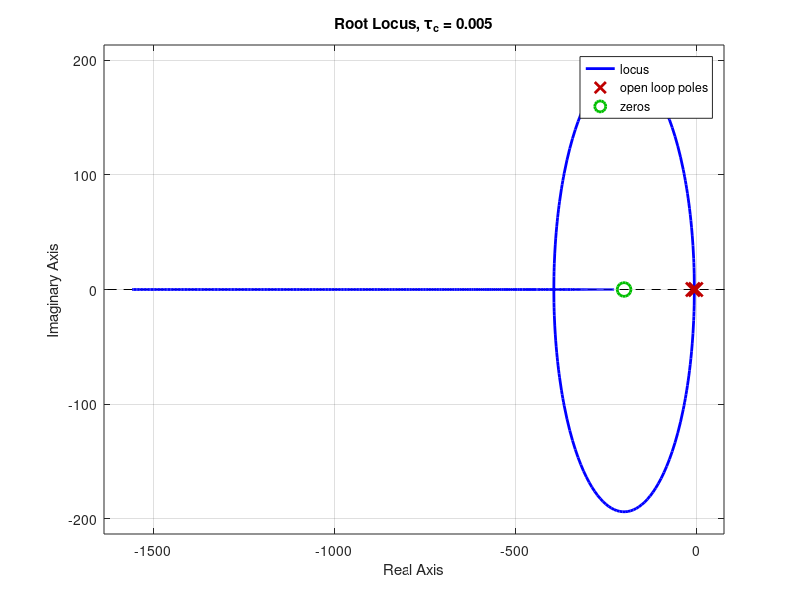
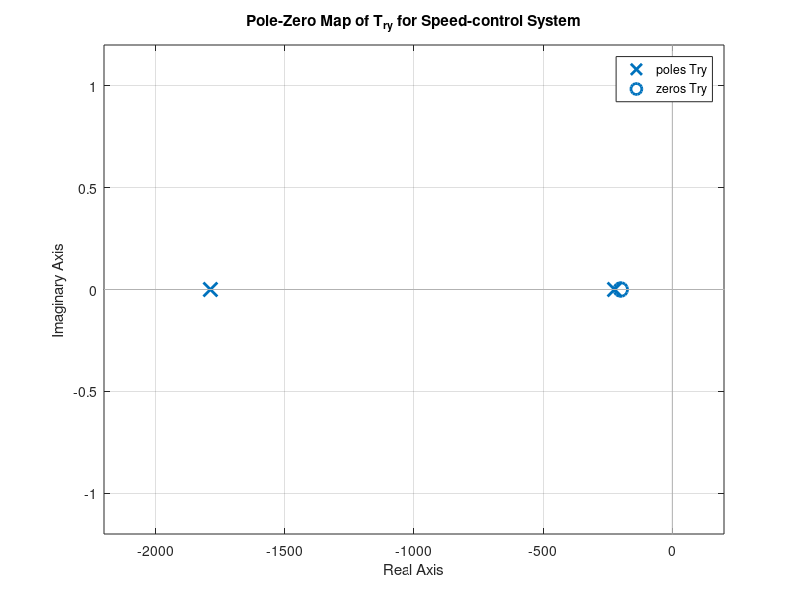

MATLAB code for these plots, in order: (Note: this script raises an error after producing the figures.)
% System parameters (Fig. 4.42)
Kc = 2000;
J = 0.10;
b = 1.00;
tauc = 0.005;

Gc = tf([tauc 1], 1);
Gp1 = tf(10, [.5 1]);
Gp2 = tf(1, [J b]);

GL = Gc*Gp1*Gp2;
figure(1); rlocus(GL); title(sprintf('Root Locus, \\tau_c = %.3g', tauc))

Try = feedback(Kc*Gc*Gp1*Gp2, 1);
figure(2); pzmap(Try); title("Pole-Zero Map of T_{ry} for Speed-control System");

Try_step = stepinfo(Try, 'SettlingTimeThreshold', 0.01)
figure(3); step(Try); title("Step Response of T_{ry} for Speed-control System");

Tde = -feedback(Gp2, Kc*Gc*Gp1);
DC_gain = dcgain(Tde)
figure(4); step(Tde); title("Step Response of T_{de} for Speed-control System");
